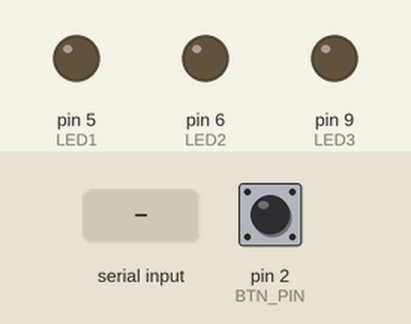
A sketch run on a simulated Arduino Uno, built with avr-gcc and run on an emulated ATmega328P. On the bench: output pins drawn as LEDs (lit = HIGH). The test bench sets the inputs (shaded band); at power-on: pin 2 (BTN_PIN) HIGH.

Above: at 1.2 s.
1.3 s: "STATE:LISTENING\n" received over Serial
At 1.6 s:
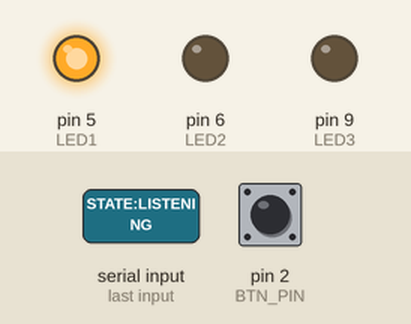
2.8 s: "STATE:THINKING\n" received over Serial
At 3.9 s:
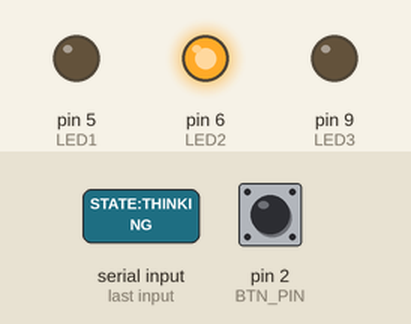
4.3 s: "STATE:SPEAKING\n" received over Serial
At 5.1 s:
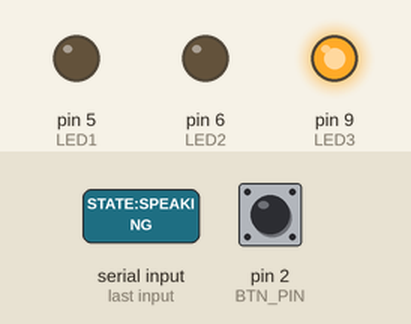
7.4 s: "STATE:IDLE\n" received over Serial
At 8.6 s:
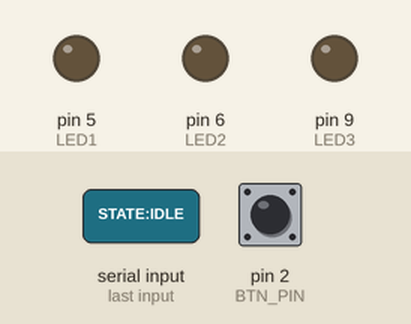
Timing chart, 0 to 9.9 s (numbered marks = the images above; inputs shaded):
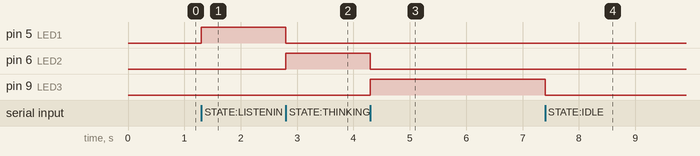

The sketch:

backpack_buddy.ino
```cpp
// =====================
// Pin definitions
// =====================
#define MIC_PIN A0
#define BTN_PIN 2

#define LED1 5   // LISTENING
#define LED2 6   // THINKING
#define LED3 9   // SPEAKING

// =====================
// Audio settings
// =====================
const int SAMPLE_RATE = 8000;

// =====================
// System state enum
// =====================
enum SystemState {
  STATE_IDLE,
  STATE_LISTENING,
  STATE_THINKING,
  STATE_SPEAKING
};

SystemState currentState = STATE_IDLE;

// =====================
// SETUP
// =====================
void setup() {
  Serial.begin(115200);

  pinMode(BTN_PIN, INPUT_PULLUP);

  pinMode(LED1, OUTPUT);
  pinMode(LED2, OUTPUT);
  pinMode(LED3, OUTPUT);

  updateLEDs();   // start in IDLE
}

// =====================
// MAIN LOOP
// =====================
void loop() {
  // Always listen for laptop commands
  readSerialCommands();

  // Handle button press for recording
  static bool lastBtn = HIGH;
  bool btn = digitalRead(BTN_PIN);

  if (lastBtn == HIGH && btn == LOW) {
    delay(25); // debounce
    if (digitalRead(BTN_PIN) == LOW) {
      recordAudio();
    }
  }

  lastBtn = btn;
}

// =====================
// SERIAL COMMAND HANDLER
// =====================
void readSerialCommands() {
  if (!Serial.available()) return;

  String line = Serial.readStringUntil('\n');
  line.trim();

  if (line == "STATE:IDLE") {
    currentState = STATE_IDLE;
  }
  else if (line == "STATE:LISTENING") {
    currentState = STATE_LISTENING;
  }
  else if (line == "STATE:THINKING") {
    currentState = STATE_THINKING;
  }
  else if (line == "STATE:SPEAKING") {
    currentState = STATE_SPEAKING;
  }

  updateLEDs();
}

// =====================
// LED CONTROL
// =====================
void updateLEDs() {
  switch (currentState) {
    case STATE_IDLE:
      ledsIdle();
      break;
    case STATE_LISTENING:
      ledsListening();
      break;
    case STATE_THINKING:
      ledsThinking();
      break;
    case STATE_SPEAKING:
      ledsSpeaking();
      break;
  }
}

void ledsIdle() {
  digitalWrite(LED1, LOW);
  digitalWrite(LED2, LOW);
  digitalWrite(LED3, LOW);
}

void ledsListening() {
  digitalWrite(LED1, HIGH);
  digitalWrite(LED2, LOW);
  digitalWrite(LED3, LOW);
}

void ledsThinking() {
  digitalWrite(LED1, LOW);
  digitalWrite(LED2, HIGH);
  digitalWrite(LED3, LOW);
}

void ledsSpeaking() {
  digitalWrite(LED1, LOW);
  digitalWrite(LED2, LOW);
  digitalWrite(LED3, HIGH);
}

// =====================
// AUDIO RECORDING
// =====================
void recordAudio() {
  Serial.println("START_AUDIO");

  unsigned long usPerSample = 1000000UL / SAMPLE_RATE;

  // Stream audio while button is held
  while (digitalRead(BTN_PIN) == LOW) {
    int x = analogRead(MIC_PIN);
    uint8_t sample = (uint8_t)(x >> 4);
    Serial.write(sample);
    delayMicroseconds(usPerSample);
  }

  Serial.println("\nEND_AUDIO");
}
```

Measured:
- after the input at 1.3 s, pin 5 (LED1): LOW → HIGH at once
- after the input at 2.8 s, pin 5 (LED1): HIGH → LOW at once; pin 6 (LED2): LOW → HIGH at once
- after the input at 4.3 s, pin 6 (LED2): HIGH → LOW at once; pin 9 (LED3): LOW → HIGH at once
- after the input at 7.4 s, pin 9 (LED3): HIGH → LOW at once
